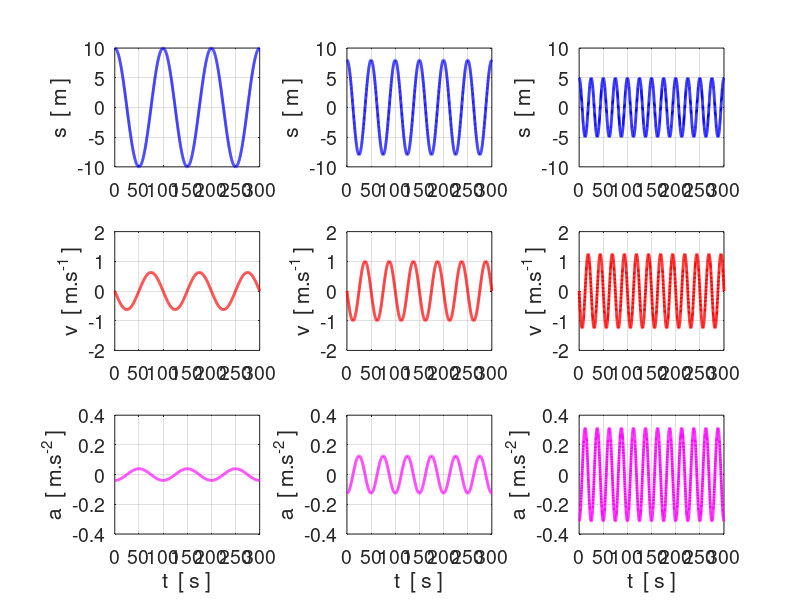

This figure's MATLAB source:
% osc_shm_01.m

% Simulation for the vertical motion of an object attached to a spring

% Ian Cooper
% School of Physics, University of Sydney
% email: ian.cooper@sydney.edu.au
% https://d-arora.github.io/Doing-Physics-With-Matlab/
% 170517

clear all
close all
clc

   
figure(1)
   set(gcf,'Units','normalized');
   set(gcf,'Position',[0.1 0.1 0.45 0.45]);
   set(gcf,'color','w');

% Model 1 -------------------------------------------------------------

% amplitude sMax  / period T / no. periods nT / no. time steps N
   sMax = 10;
   T = 100;
   nT = 3;
   N = 2000;

% angular frequency w / time t / displacement s
   w = 2*pi / T;
   tMax = nT * T;
   t = linspace(0,tMax,N);
   
   s = sMax .* cos(w*t);
   v = -(sMax*w) .* sin(w*t);
   a = -w^2 .* s;   
  
   subplot(3,3,1)
   xP = t; yP = s;
   plot(xP, yP,'b','linewidth',2);
   ylabel('s  [ m ]');
   axis([0 tMax -10 10]);
   set(gca,'yTick',-10:5:10);
   set(gca,'fontSize',14);
   grid on
   
   subplot(3,3,4)
   xP = t; yP = v;
   plot(xP, yP,'r','linewidth',2);
   ylabel('v  [ m.s^{-1} ]');
   axis([0 tMax -2 2]);
   set(gca,'yTick',-2:1:2);
   set(gca,'fontSize',14);
   grid on
      
   subplot(3,3,7)
   xP = t; yP = a;
   plot(xP, yP,'m','linewidth',2);
   ylabel('a  [ m.s^{-2} ]');
   xlabel('t  [ s ]');
   axis([0 tMax -0.4 0.4]);
   set(gca,'yLim',[-0.4 0.4]);
   set(gca,'yTick',-0.4:0.2:0.4);
   grid on
   set(gca,'fontSize',14);

% Model 2 -------------------------------------------------------------

% amplitude sMax  / period T / no. periods nT / no. time steps N
   sMax = 8;
   T = 50;
   
% angular frequency w / time t / displacement s
   w = 2*pi / T;
   s = sMax .* cos(w*t);
   v = -(sMax*w) .* sin(w*t);
   a = -w^2 .* s;   
  
   subplot(3,3,2)
   xP = t; yP = s;
   plot(xP, yP,'b','linewidth',2);
   ylabel('s  [ m ]');
   axis([0 tMax -10 10]);
   set(gca,'yTick',-10:5:10);
   set(gca,'fontSize',14);
   grid on
   
   subplot(3,3,5)
   xP = t; yP = v;
   plot(xP, yP,'r','linewidth',2);
   ylabel('v  [ m.s^{-1} ]');
   axis([0 tMax -2 2]);
    set(gca,'yTick',-2:1:2);
   set(gca,'fontSize',14);
   grid on
   
   subplot(3,3,8)
   xP = t; yP = a;
   plot(xP, yP,'m','linewidth',2);
   ylabel('a  [ m.s^{-2} ]');
   xlabel('t  [ s ]');
   axis([0 tMax -0.4 0.4]);
   set(gca,'yLim',[-0.4 0.4]);
   set(gca,'yTick',-0.4:0.2:0.4);
   set(gca,'fontSize',14);
   grid on
   

% Model 3 -------------------------------------------------------------

% amplitude sMax  / period T / no. periods nT / no. time steps N
   sMax = 5;
   T = 25;
   
% angular frequency w / time t / displacement s
   w = 2*pi / T;
   s = sMax .* cos(w*t);
   v = -(sMax*w) .* sin(w*t);
   a = -w^2 .* s;   
  
   subplot(3,3,3)
   xP = t; yP = s;
   plot(xP, yP,'b','linewidth',2);
   ylabel('s  [ m ]');
   axis([0 tMax -10 10]);
   set(gca,'yTick',-10:5:10);
   set(gca,'fontSize',14);
   grid on
   
   subplot(3,3,6)
   xP = t; yP = v;
   plot(xP, yP,'r','linewidth',2);
   ylabel('v  [ m.s^{-1} ]');
   axis([0 tMax -2 2]);
   set(gca,'yTick',-2:1:2);
   set(gca,'fontSize',14);
   grid on
   
   subplot(3,3,9)
   xP = t; yP = a;
   plot(xP, yP,'m','linewidth',2);
   ylabel('a  [ m.s^{-2} ]');
   xlabel('t  [ s ]');
   axis([0 tMax -0.4 0.4])
   set(gca,'fontSize',14);
   set(gca,'yLim',[-0.4 0.4]);
   set(gca,'yTick',-0.4:0.2:0.4);
   grid on
   
